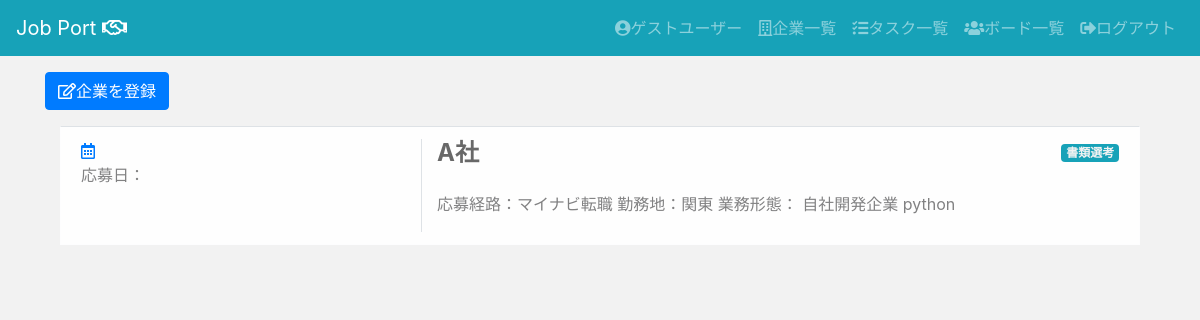
Page /jpapp/companies/ (signed in) on the earlier database version.
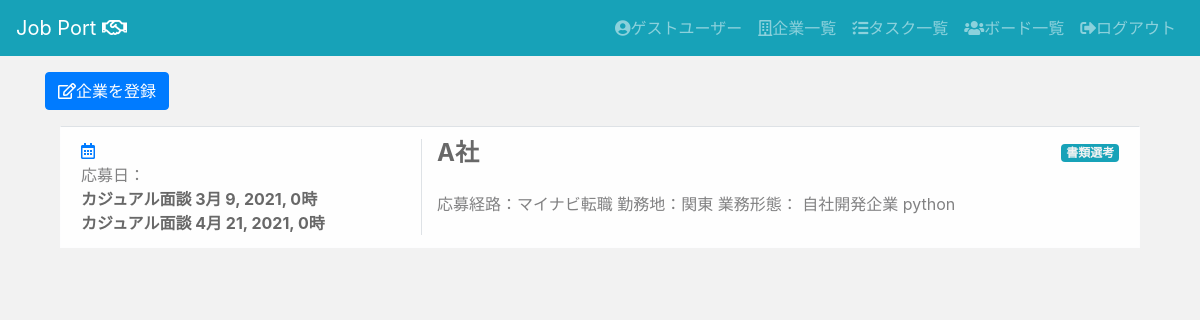
Same page on the later database version.
### jpapp/models.py (models this page shows, shortened)
class Company(models.Model):
    company_name = models.CharField(max_length=200,)
    url = models.URLField(blank=True,null=True,)
    route = models.IntegerField(
        choices = CHOICE1,
        blank=True,
        null=True,
    )
    location = models.IntegerField(
        choices = CHOICE2,
        blank=True,
        null=True,
    )
    tag = models.ManyToManyField(Tag, blank=True)
    description = models.TextField(blank=True,null=True,)
    phase = models.IntegerField(
        choices = CHOICE3,
        default='0',
    )
    application_date = models.DateField(blank=True,null=True,)
    user = models.ForeignKey(User, on_delete=models.CASCADE)

class Tag(models.Model):
    tag_name = models.CharField(max_length=32)
    def __str__(self):
        return self.tag_name

class Interview(models.Model):
    interview_phase = models.IntegerField(
      choices = CHOICE4,
      default='0'
    )
    interview_datetime = models.DateTimeField()
    interview_description = models.TextField()
    company = models.ForeignKey(Company, on_delete=models.CASCADE)
    user = models.ForeignKey(User, on_delete=models.CASCADE)

### jpapp/views.py (the view)
# urls.py: path("companies/", views.CompanyListView.as_view(), name="companies_list"),
class CompanyListView(LoginRequiredMixin, ListView):
    model = Company
    template_name = "jpapp/companies/list.html"
    def get_queryset(self):
        current_user = self.request.user
        if current_user.is_superuser: # スーパーユーザの場合、リストにすべてを表示する。
            company_list = Company.objects.all()
            for company in company_list:
                company.tag_list = company.tag.all().select_related()
            return company_list
        else: # 一般ユーザは自分のレコードのみ表示する。
            company_list = Company.objects.filter(user=current_user.id)
            for company in company_list:
                company.tag_list = company.tag.all().select_related()
            return company_list

### templates/jpapp/companies/list.html (shortened to what this page needs)
{% extends "jpapp/base.html" %}
{% block content %}
<div class="container">
  <a class="btn btn-primary my-3" href="{% url 'jpapp:companies_create' %}" role="button"><i class="far fa-edit"></i>企業を登録</a>
  <div class="container">
  {% for list in company_list %}
  <div class="alert alert-light border-top rounded-0" role="alert">
    <div class="row">
      <div class="col-sm-4 border-right">
        <a href="{% url 'jpapp:interviews_create' %}"><i class="far fa-calendar-alt"></i></a><br>
        応募日：{{ list.application_date|default_if_none:" " }}<br>
        {% for interview in list.interview_set.all %}
        <a href="{% url 'jpapp:interviews_detail' interview.pk %}" class="alert-link">{{ interview.get_interview_phase_display }} {{ interview.interview_datetime }}</a><br>
        {% endfor %}
      </div>
      <div class="col-sm-8">
        <div class="company_title">
          <div>
            <h4><a href="{% url 'jpapp:companies_detail'  list.pk %}" class="alert-link">{{ list.company_name }}</a></h4>
          </div>
          <div>
            {% if list.phase == 7 %}
            <span class="badge bg-dark">{{ list.get_phase_display }}</span>
            {% elif list.phase == 6 %}
            <span class="badge bg-danger">{{ list.get_phase_display }}</span>
            {% elif list.phase == 0 %}
            <span class="badge bg-info">{{ list.get_phase_display }}</span>
            {% else %}
            <span class="badge bg-success">{{ list.get_phase_display }}</span>
            {% endif %}
          </div>
        </div>
        <div>
          <p>
          応募経路：{{ list.get_route_display }}
          勤務地：{{ list.get_location_display }}
          業務形態：
          {% for tag in list.tag.all %}
          {{ tag }}
          {% endfor %}
          </p>
        </div>
      </div>
    </div>
  </div>
  {% endfor %}
</div>
{% endblock %}

Differences in the rows shown:
added Interview: interview_phase "カジュアル面談", interview_datetime "3月 9, 2021, 0時"
added Interview: interview_phase "カジュアル面談", interview_datetime "4月 21, 2021, 0時"
